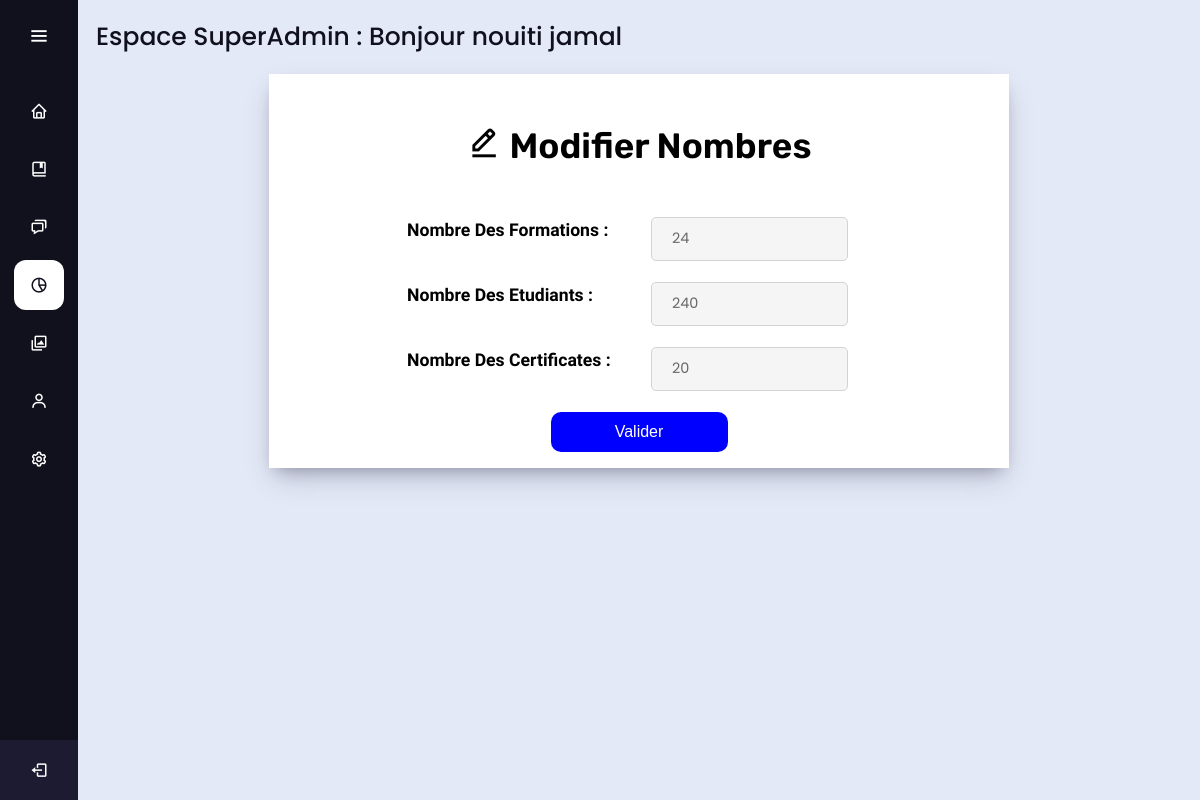
The page /admin/@woul@ti/modifierNombres.php (signed in) on the database its author committed.
### tables this page shows
CREATE TABLE IF NOT EXISTS `compte` (
  `Id` int(11) NOT NULL AUTO_INCREMENT,
  `Nom` varchar(50) NOT NULL,
  `Prenom` varchar(50) NOT NULL,
  `Email` varchar(50) NOT NULL,
  `UserName` varchar(50) NOT NULL,
  `Password` varchar(50) NOT NULL,
  `Role` varchar(50) NOT NULL DEFAULT 'Admin',
  `code` int(11) NOT NULL DEFAULT '0',
  PRIMARY KEY (`Id`)
);

CREATE TABLE IF NOT EXISTS `informations` (
  `Id` int(11) NOT NULL,
  `Formations` int(11) NOT NULL,
  `Etudiants` int(11) NOT NULL,
  `Certificates` int(11) NOT NULL,
  PRIMARY KEY (`Id`)
);

### admin/@woul@ti/modifierNombres.php (the view, shortened to what this page needs)
<?php
                include('../../db/db.php');
                $pdo_statement = $pdo_conn->prepare("select * from compte where Id = ? ");
                $pdo_statement -> bindParam(1,$_SESSION['Id']);
                $pdo_statement->execute();
                $resultPrf = $pdo_statement->fetch();
                $pdo_statement = $pdo_conn->prepare("select * from informations where Id = 1 limit 1");
                $pdo_statement->execute();
                $result = $pdo_statement->fetch();
?>
<!DOCTYPE html>
<html lang="en" dir="ltr">
  <head>
    <link rel="stylesheet" href="./assets/style.css">
    <link href='https://unpkg.com/boxicons@2.0.7/css/boxicons.min.css' rel='stylesheet'>
   <link href="https://cdn.jsdelivr.net/npm/bootstrap@5.0.2/dist/css/bootstrap.min.css" rel="stylesheet"
>
<link rel="stylesheet" href="../../toast/beautyToast.css">
   </head>
<body>
 <div class="sidebar">
  <div class="logo-details">
    <i class='bx bx-menu' id="btn"></i>
  </div>
  <ul class="nav-list">
    <li >
      <a href="index.php">
        <i class='bx bx-home'></i>
      </a>
    </li>
    <li>
      <a href="inscription.php">
        <i class='bx bx-book-bookmark'></i>
      </a>
    </li>
    <li>
      <a href="formation.php">
        <i class='bx bx-chat'></i>
      </a>
    </li>
    <li class="NavSelect">
      <a href="modifierNombres.php">
        <i class='bx bx-pie-chart-alt-2'></i>
      </a>
    </li>
    <li>
      <a href="gererimages.php">
        <i class='bx bx-images'></i>
      </a>
    </li>
    <?php
        if( $_SESSION['Role'] == 'SuperAdmin')
          {
            echo '
            <li>
            <a href="gererComptes.php">
              <i class="bx bx-user"></i>
              <span class="links_name">Gestion Des Comptes</span>
            </a>
            <span class="tooltip">Gestion Des Comptes</span>
          </li>';
          }
      ?>
    <li>
      <a href="modifierProfile.php">
        <i class='bx bx-cog'></i>
      </a>
    </li>
    <li class="profile">
                <div class="profile-details">
                    <div class="name_job">
                        <div class="name"><?php echo  $resultPrf['Nom'].' '.$resultPrf['Prenom'];  ?></div>
                        <div class="job"><?php echo $_SESSION["Role"] ?></div>
                    </div>
                </div>
                <a href="seDeconnecter.php">
                <i class='bx bx-log-out' id="log_out"></i>
                </a>
            </li>
  </ul>
</div>
    <section class="home-section">
    <div class="text">Espace <?php echo $_SESSION["Role"]." : Bonjour ". $resultPrf['Nom'].' '.$resultPrf['Prenom']; ?> </div>
        <div class="row">
          <div class="col-md-2"></div>
          <div class="col-md-8 chit-chat-layer1-rit">
              <div class="geo-chart">
                <section id="charts1">
                      <div>
                        <div class="signup-head">
                          <h1 class="h1"><i class='bx bx-edit-alt'></i> Modifier Nombres</h1>
                        </div>
                        <div class="signup-block">
                          <form method="POST" action="" class="div">
                            <div class="row">
                              <div class="col-md-2"></div>
                              <div class="col-md-4"><label>Nombre Des Formations :</label></div>
                              <div class="col-md-5"><input type="text" name="Formations" value="<?php echo $result['Formations'] ?>" required=""><br/></div>
                              <div class="col-md-1"></div>
                            </div>
                            <div class="row">
                              <div class="col-md-2"></div>
                              <div class="col-md-4"><label>Nombre Des Etudiants :</label></div>
                              <div class="col-md-5"><input type="text" name="Etudiants" value="<?php echo $result['Etudiants'] ?>" required=""><br/></div>
                              <div class="col-md-1"></div>
                            </div>
                            <div class="row">
                              <div class="col-md-2"></div>
                              <div class="col-md-4"><label>Nombre Des Certificates :</label></div>
                              <div class="col-md-5"><input type="text" name="Certificates" value="<?php echo $result['Certificates'] ?>"required=""><br/></div>
                              <div class="col-md-1"></div>
                            </div>
                            <input type="submit" name="ModifierInfo" value="Valider">
                          </form>
                        </div>
                      </div>
                </section>
              </div>
          </div>
          <div class="col-md-2"></div>
        </div>
    </section>
</body>
</html>

### admin/@woul@ti/assets/style.css (style rules this page uses)
* { margin: 0; padding: 0; box-sizing: border-box; font-family: "Poppins" , sans-serif; }
.sidebar { position: fixed; left: 0; top: 0; height: 100%; width: 78px; background: #11101D; padding: 6px 14px; z-index: 99; transition: all 0.5s ease; }
.sidebar .logo-details { height: 60px; display: flex; align-items: center; position: relative; }
.sidebar .logo-details #btn { position: absolute; top: 50%; right: 0; transform: translateY(-50%); font-size: 22px; transition: all 0.4s ease; font-size: 23px; text-align: center; cursor: pointer; transition: all 0.5s ease; }
.sidebar i { color: #fff; height: 60px; min-width: 50px; font-size: 28px; text-align: center; line-height: 60px; }
.sidebar .nav-list { margin-top: 20px; height: 100%; padding-left: 0px !important; }
.sidebar li { position: relative; margin: 8px 0; list-style: none; }
.sidebar li a { display: flex; height: 100%; width: 100%; border-radius: 12px; align-items: center; text-decoration: none; transition: all 0.4s ease; background: #11101D; }
.sidebar li i { height: 50px; line-height: 50px; font-size: 18px; border-radius: 12px; }
.sidebar li.profile { position: fixed; height: 60px; width: 78px; left: 0; bottom: -8px; padding: 10px 14px; background: #1d1b31; transition: all 0.5s ease; overflow: hidden; }
.sidebar li .profile-details { display: flex; align-items: center; flex-wrap: nowrap; }
.sidebar li.profile .name, .sidebar li.profile .job { font-size: 15px; font-weight: 400; color: #fff; white-space: nowrap; }
.sidebar li.profile .job { font-size: 12px; }
.sidebar .profile #log_out { position: absolute; top: 50%; right: 0; transform: translateY(-50%); background: #1d1b31; width: 100%; height: 60px; line-height: 60px; border-radius: 0px; transition: all 0.5s ease; }
.home-section { position: relative; background: #E4E9F7; min-height: 100vh; top: 0; left: 78px; width: calc(100% - 78px); transition: all 0.5s ease; z-index: 2; overflow-x: hidden; }
.home-section .text { display: inline-block; color: #11101d; font-size: 25px; font-weight: 500; margin: 18px }
.sidebar .NavSelect a .links_name, .sidebar .NavSelect a i { transition: all 0.5s ease; color: #11101D; }
.sidebar .NavSelect a { background: #FFF; }
.chit-chat-layer1-rit { padding:0em 0em 0em 0.5em; }
.geo-chart { box-shadow: rgba(50, 50, 93, 0.25) 0px 13px 27px -5px, rgba(0, 0, 0, 0.3) 0px 8px 16px -8px; padding: 1em 1em; background: #fff; }
section#charts1 { padding: 0px; }
.signup-head h1 { font-size:2.3em; color: black; padding: 1em 0em 0em 0em; text-align: center; font-family: 'Rubik'; margin-bottom: 20px; font-weight: 600; }
.signup-block input[type="text"], .signup-block input[type="password"] , .signup-block input[type="email"] { font-size: 0.9em; padding: 10px 20px; width: 80%; color:#686967; outline: none; border: 1px solid #D3D3D3; border-radius: 5px; -ms-border-radius: 5px; -moz-border-radius: 5px; -o-border-radius: 5px; background:#F5F5F5; margin: 0em 5em 1.5em; }
.signup-block input[type="submit"] { border: none; outline: none; cursor: pointer; color: #fff; background: blue; width: 25%; margin: 0 auto; border-radius: 10px 10px; padding: 0.5em 1em; font-size: 1em; display: block; font-family: 'Carrois Gothic', sans-serif; }
.signup-head h1 i { margin-bottom: -6px; }
.signup-head .h1 { margin-bottom: 50px; font-size:2.2em; }
.signup-block label { font-size:1.1em; color: black; text-align: center; font-family: 'Headland One'; font-weight: 600; }
.signup-block .div input[type="text"] { font-size: 0.9em; padding: 10px 20px; width: 70%; color:#686967; outline: none; border: 1px solid #D3D3D3; border-radius: 5px; -ms-border-radius: 5px; -moz-border-radius: 5px; -o-border-radius: 5px; background:#F5F5F5; margin-left: 0px; }

### toast/beautyToast.css (style rules this page uses)
:root { --beautyToast-font: 'Quicksand', sans-serif; --beautyToast-regular: 400; --beautyToast-bold: 700; --beautyToast-body: 14px; --beautyToast-title: 16px; --beautyToast-image: 31px; --beautyToast-success-color: #68D84C; --beautyToast-error-color: #D84C4C; --beautyToast-info-color: #4CA5D8; --beautyToast-warning-color: #D8D24C; --beautyToast-bg-color: #FDFDFD; --beautyToast-text-color: #4E4E4E; --beautyToast-progress-color: #D3D6D2; --beautyToast-close-color: #121212; }
* { margin: 0; padding: 0; }

### rows shown on the page
compte: Nom "nouiti", Prenom "jamal"
informations: Formations "24", Etudiants "240", Certificates "20"

### other values the page prints
$_SESSION["Role"] "SuperAdmin"
